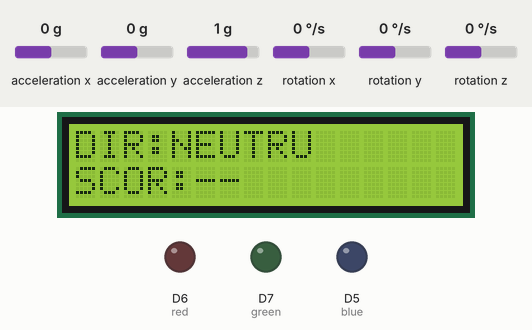
This program was run on a simulated ESP8266 (NodeMCU). Shown: 16×2 character LCD, output pins drawn as LEDs (lit = HIGH). The test bench sets the inputs (shaded band); at power-on: acceleration x 0 g, acceleration y 0 g, acceleration z 1 g, rotation x 0 °/s, rotation y 0 °/s, rotation z 0 °/s. WiFi joins after 1.5 s; servers stay silent unless stated; random numbers use the default seed unless the program sets one; not simulated (calls return 0 or success): credentials_private.h; what the program prints to the serial monitor is not drawn.

Above: at 7.6 s.
7.7 s: acceleration x set to -1.4 g
At 10.0 s:
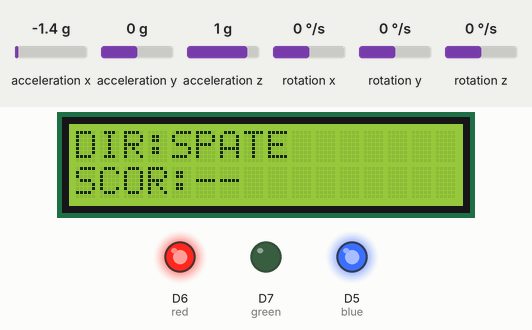
10.7 s: acceleration y set to -0.8 g
At 12.8 s:
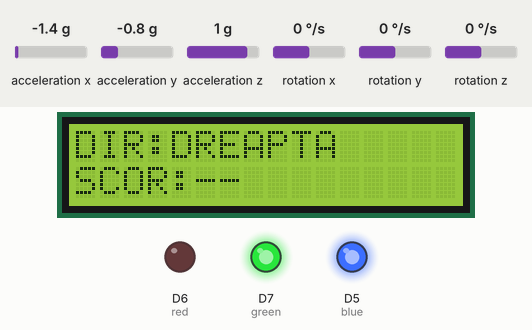
13.7 s: acceleration x set to -0.8 g
At 14.5 s:
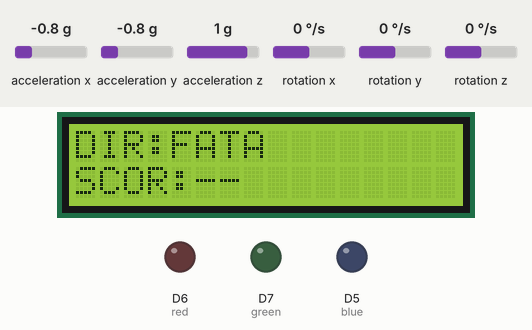
16.7 s: acceleration y set to 0 g
At 18.2 s:
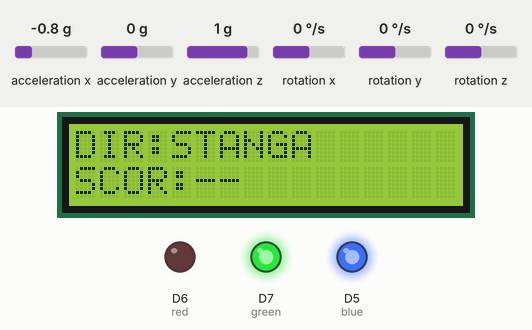
21.2 s: acceleration x set to 0 g
At 22.9 s:
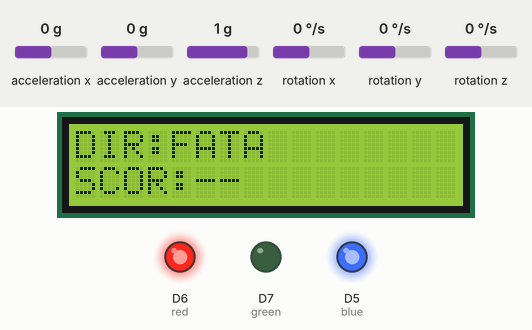
Timing chart, 0 to 25.2 s (numbered marks = the images above; inputs shaded):
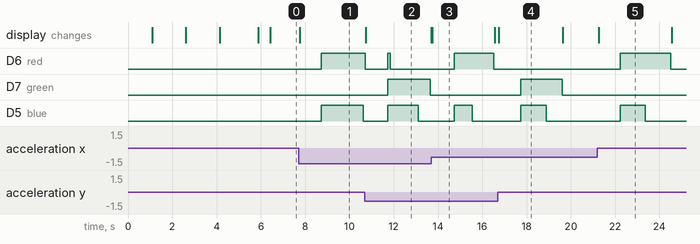

Measured:
- after the input at 7.7 s, D6 (red): LOW → HIGH after 1.0 s; D5 (blue): LOW → HIGH after 1.0 s, → LOW 1.9 s later; the display: changes after 0.06 s (image 1)
- after the input at 10.7 s, D7 (green): LOW → HIGH after 1.0 s, → LOW 1.9 s later; D5 (blue): LOW → HIGH after 1.0 s, → LOW 1.4 s later
- after the input at 13.7 s, D6 (red): LOW → HIGH after 1.0 s, → LOW 1.8 s later; D5 (blue): LOW → HIGH after 1.0 s, → LOW 0.81 s later; the display: changes at once (image 3)
- after the input at 16.7 s, D7 (green): LOW → HIGH after 1.0 s, → LOW 1.9 s later; D5 (blue): LOW → HIGH after 1.0 s, → LOW 1.2 s later; the display: changes after 0.05 s (image 4)
- after the input at 21.2 s, D6 (red): LOW → HIGH after 1.0 s, → LOW 2.3 s later; D5 (blue): LOW → HIGH after 1.0 s, → LOW 1.1 s later; the display: changes after 0.06 s (image 5)
- what the display in image 2 shows lasts 3.0 s, from 10.7 s to 13.7 s
- what the display in image 3 shows lasts 2.9 s, from 13.7 s to 16.6 s

The program:

main.cpp
```cpp
#include <Arduino.h>
#include <Wire.h>
#include <I2Cdev.h>
#include <MPU6050.h>
#include <LiquidCrystal_I2C.h>
#include <ESP8266WiFi.h>
#include <WebSocketsServer.h>
#include <ArduinoJson.h>

// ============================================================
//  CONFIGURARE WI-FI — schimba cu datele tale (vezi include/credentials_private.h)
// ============================================================
#include "credentials_private.h"
// ============================================================

MPU6050 mpu;
LiquidCrystal_I2C lcd(0x27, 16, 2);
WebSocketsServer webSocket = WebSocketsServer(81);

int16_t ax, ay, az;
int16_t gx, gy, gz;

long axOffset = 0;
long ayOffset = 0;
long azOffset = 0;

float gravityX = 0;
float gravityY = 0;
float gravityZ = 0;

unsigned long lastWebUpdate = 0;
unsigned long lastMoveTime  = 0;
unsigned long lastLcdUpdate  = 0;
unsigned long lastMpuRead = 0;
const unsigned long mpuReadInterval = 30; // ms between MPU reads (~33Hz)

// Direcție stabilă pentru LED
String lastDirection = "NEUTRU";
unsigned long directionStableSince = 0;
const unsigned long ledStableThreshold = 1000; // ms required to light LEDs

int zeroReadCount = 0;

int receivedScore = 0;
bool scoreReceived = false;

// Separate dead zones for forward/back (X) and left/right (Y).
// Lower X threshold to make "SPATE" (back) easier to detect.
const int   deadZoneX     = 1400; // forward/back sensitivity
const int   deadZoneY     = 1800; // left/right sensitivity
const int   deadZoneMotion = (deadZoneX + deadZoneY) / 2;
const float diagonalRatio = 0.4f; // reduce diagonal bias so primary axis wins more often
const float gravityAlpha  = 0.98f;
const unsigned long moveInterval = 140;

const int gameWidth  = 32;
const int gameHeight = 32;

int playerX = 15;
int playerY = 15;
int targetX = 25;
int targetY = 5;
int score   = 0;

const int red   = D6;
const int green = D7;
const int blue  = D5;

// ============================================================
//  LCD — afisare identica cu working_read.cpp
// ============================================================
void renderDirectionAndScore(const String &direction, int currentScore, bool hasScore) {
  char row0[17];
  char row1[17];

  snprintf(row0, sizeof(row0), "DIR:%-12.12s", direction.c_str());
  if (hasScore) {
    snprintf(row1, sizeof(row1), "SCOR:%-11d", currentScore);
  } else {
    snprintf(row1, sizeof(row1), "SCOR:--");
  }

  lcd.setCursor(0, 0);
  lcd.print(row0);
  lcd.setCursor(0, 1);
  lcd.print(row1);
}

// ============================================================
//  CALIBRARE
// ============================================================
void calibrateNeutralPosition() {
  const int sampleCount = 200;
  long sumAx = 0, sumAy = 0, sumAz = 0;

  lcd.clear();
  lcd.setCursor(0, 0); lcd.print("Calibrare...");
  lcd.setCursor(0, 1); lcd.print("Tine-l drept");

  for (int i = 0; i < sampleCount; i++) {
    mpu.getMotion6(&ax, &ay, &az, &gx, &gy, &gz);
    sumAx += ax; sumAy += ay; sumAz += az;
    delay(5);
  }

  axOffset = sumAx / sampleCount;
  ayOffset = sumAy / sampleCount;
  azOffset = sumAz / sampleCount;
  gravityX = axOffset;
  gravityY = ayOffset;
  gravityZ = azOffset;

  lcd.clear();
  lcd.setCursor(0, 0); lcd.print("Offset gata acum");
  delay(500);
  lcd.clear();
}

// ============================================================
//  LOGICA JOC
// ============================================================
String getDirectionLabel(long dx, long dy) {
  long absDx = abs(dx);
  long absDy = abs(dy);
  if (absDx < deadZoneX && absDy < deadZoneY) {
    return "NEUTRU";
  }
  // Remap axes: treat dx as forward/back and dy as left/right
  if (absDx > absDy * (1.0f + diagonalRatio))
    return dx > 0 ? "FATA" : "SPATE";
  if (absDy > absDx * (1.0f + diagonalRatio))
    return dy > 0 ? "STANGA" : "DREAPTA";
  if (dx > 0 && dy > 0) return "FATA-STANGA";
  if (dx < 0 && dy > 0) return "SPATE-STANGA";
  if (dx > 0 && dy < 0) return "FATA-DREAPTA";
  return "SPATE-DREAPTA";
}

void spawnTarget() {
  targetX = random(gameWidth);
  targetY = random(gameHeight);
  if (targetX == playerX && targetY == playerY)
    targetX = (targetX + 8) % gameWidth;
}

void movePlayer(const String &direction) {
  if (direction == "NEUTRU") return;
  if      (direction == "FATA")          playerY--;
  else if (direction == "SPATE")         playerY++;
  else if (direction == "STANGA")        playerX--;
  else if (direction == "DREAPTA")       playerX++;
  else if (direction == "FATA-DREAPTA")  { playerY--; playerX++; }
  else if (direction == "FATA-STANGA")   { playerY--; playerX--; }
  else if (direction == "SPATE-DREAPTA") { playerY++; playerX++; }
  else if (direction == "SPATE-STANGA")  { playerY++; playerX--; }

  if (playerX < 0)           playerX = 0;
  if (playerX >= gameWidth)  playerX = gameWidth - 1;
  if (playerY < 0)           playerY = 0;
  if (playerY >= gameHeight) playerY = gameHeight - 1;
}

// ============================================================
//  WEBSOCKET EVENT
// ============================================================
void webSocketEvent(uint8_t num, WStype_t type, uint8_t* payload, size_t length) {
  if (type == WStype_CONNECTED)
    Serial.printf("[WS] Client %u conectat\n", num);
  else if (type == WStype_DISCONNECTED)
    Serial.printf("[WS] Client %u deconectat\n", num);
  else if (type == WStype_TEXT) {
    StaticJsonDocument<128> doc;
    DeserializationError error = deserializeJson(doc, payload, length);
    if (error) {
      Serial.println("[WS] JSON invalid");
      return;
    }
    if (doc.containsKey("score")) {
      receivedScore = doc["score"].as<int>();
      scoreReceived = true;
    }
  }
}

// ============================================================
//  SETUP
// ============================================================
void setup() {
  Serial.begin(115200);
  delay(1000);

  randomSeed(micros());

  pinMode(red,   OUTPUT);
  pinMode(green, OUTPUT);
  pinMode(blue,  OUTPUT);

  Wire.begin(D2, D1);

  lcd.init();
  lcd.backlight();
  lcd.setCursor(0, 0); lcd.print("Tilt Game");
  lcd.setCursor(0, 1); lcd.print("Conectare WiFi..");

  WiFi.mode(WIFI_STA);
  WiFi.begin(ssid, password);
  Serial.print("Conectare la "); Serial.println(ssid);

  int tries = 0;
  while (WiFi.status() != WL_CONNECTED && tries < 40) {
    delay(500); Serial.print("."); tries++;
  }

  if (WiFi.status() == WL_CONNECTED) {
    Serial.println();
    Serial.print("IP: "); Serial.println(WiFi.localIP());
    lcd.clear();
    lcd.setCursor(0, 0); lcd.print("WiFi OK!");
    lcd.setCursor(0, 1); lcd.print(WiFi.localIP().toString());
  } else {
    Serial.println("\nWiFi esuat!");
    lcd.clear();
    lcd.setCursor(0, 0); lcd.print("WiFi ESUAT");
    lcd.setCursor(0, 1); lcd.print("Mod offline");
  }

  delay(1500);

  mpu.initialize();
  // Reduce internal sample rate to stabilize readings on ESP8266
  mpu.setRate(19); // Sample rate = GyroRate/(1+SMPLRT_DIV) => ~50Hz when DLPF enabled
  calibrateNeutralPosition();
  spawnTarget();

  // Doar WebSocket — fara HTTP server
  webSocket.begin();
  webSocket.onEvent(webSocketEvent);
  Serial.println("WebSocket pornit pe portul 81");
  Serial.println("Deschide index.html in browser si seteaza IP-ul ESP!");

  lcd.clear();
  renderDirectionAndScore("NEUTRU", 0, false);
  directionStableSince = millis();
}

// ============================================================
//  LOOP
// ============================================================
void loop() {
  webSocket.loop();

  unsigned long now = millis();

  // Throttle MPU reads to reduce I2C load on ESP8266
  if (now - lastMpuRead >= mpuReadInterval) {
    lastMpuRead = now;

    mpu.getMotion6(&ax, &ay, &az, &gx, &gy, &gz);

    if (ax == 0 && ay == 0 && az == 0) {
      zeroReadCount++;
    } else {
      zeroReadCount = 0;
    }
    if (zeroReadCount > 12) {
      Serial.println("MPU zeros, reinitializare...");
      Wire.begin(D2, D1); delay(50);
      mpu.initialize();
      calibrateNeutralPosition();
      zeroReadCount = 0;
    }

    gravityX = gravityAlpha * gravityX + (1.0f - gravityAlpha) * ax;
    gravityY = gravityAlpha * gravityY + (1.0f - gravityAlpha) * ay;
    gravityZ = gravityAlpha * gravityZ + (1.0f - gravityAlpha) * az;

    long dx = (long)(ax - gravityX);
    long dy = (long)(ay - gravityY);
    long dz = (long)(az - gravityZ);
    String direction = getDirectionLabel(dx, dy);
    long motionStrength = abs(dx) + abs(dy) + abs(dz);

    // Actualizeaza timpul cand direcția s-a schimbat
    if (direction != lastDirection) {
      lastDirection = direction;
      directionStableSince = now;
    }

    // LED-urile se aprind doar dacă controller-ul păstrează o direcție (> NEUTRU)
    // pentru mai mult de `ledStableThreshold` milisecunde
    bool directionStable = (direction != "NEUTRU") && (now - directionStableSince >= ledStableThreshold);
    bool showX = directionStable && (abs(dx) > deadZoneX);
    bool showY = directionStable && (abs(dy) > deadZoneY);
    bool showMotion = directionStable && (motionStrength > deadZoneMotion * 2);

    digitalWrite(red,   showX ? HIGH : LOW);
    digitalWrite(green, showY ? HIGH : LOW);
    digitalWrite(blue,  showMotion ? HIGH : LOW);

    // Serial.print("X: "); Serial.print(dx);
    // Serial.print(" | Y: "); Serial.print(dy);
    // Serial.print(" | Dir: "); Serial.println(direction);

    // LCD
    if (now - lastLcdUpdate >= 60) {
      lastLcdUpdate = now;
      renderDirectionAndScore(
        direction,
        receivedScore,
        scoreReceived
      );
    }
    // WebSocket la fiecare 80ms
    if (now - lastWebUpdate >= 80) {
      lastWebUpdate = now;
      StaticJsonDocument<128> doc;
      // Send only the movement direction; game logic runs in the browser
      doc["direction"] = direction;
      String json;
      serializeJson(doc, json);
      webSocket.broadcastTXT(json);
    }
  }
}
```
